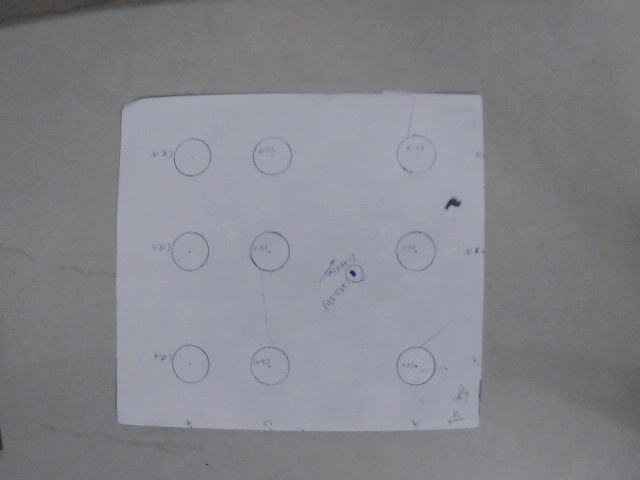
#> input picture DIP/Camera Calibration/9_circle.jpg, 640 x 480 px
$ python detect_circles_img.py
#> lines starting #> are read from the running program, lines starting #| are printed output that depends on the picture; after the words box and inside, x2 and y2 are one past the last pixel; in counts of white or black regions, pixels touching at a corner belong together
import cv2
import numpy as np

def onChange(x):
    pass
# Load the image
image = cv2.imread('./9_circle.jpg')
#> image is the input picture: shape (480, 640, 3); mean B, G, R 139.2, 133.1, 132.4
gray = cv2.cvtColor(image, cv2.COLOR_BGR2GRAY)
blur = cv2.GaussianBlur(gray,(5,5),0)
cv2.namedWindow("Win1")
cv2.createTrackbar("thres1","Win1",82,300,onChange)
cv2.createTrackbar("thres2","Win1",12,300,onChange)
# (82,12) -> 5
#(53,6) -> 7
# Blur to reduce noise

canny  = cv2.Canny(blur,82,12)
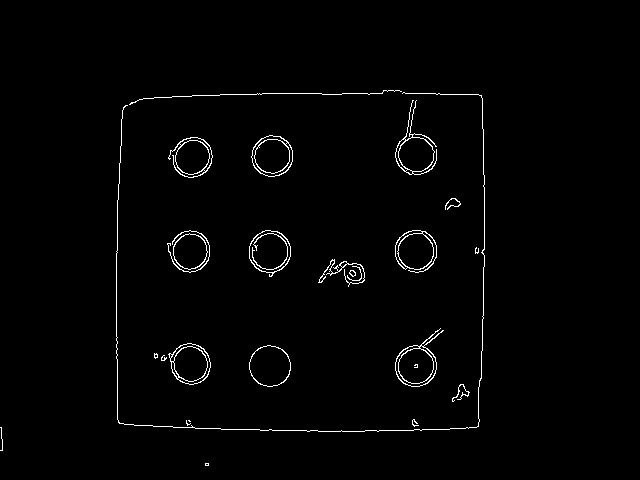
#> canny: shape (480, 640); 1.4% white in thin lines or dots, all inside (x1, y1, x2, y2) = (0, 90, 485, 466)
# cv2.imshow("canny",canny)
_, thresh = cv2.threshold(gray, 100, 255, cv2.THRESH_BINARY_INV)
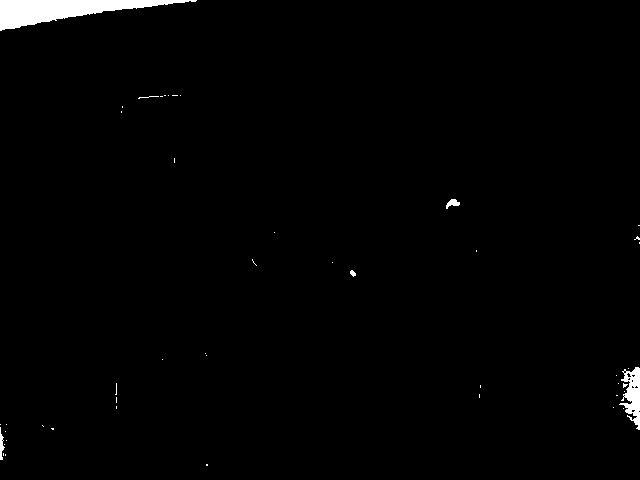
#> thresh: shape (480, 640); 1.2% white; 47 white regions (41 under 20 px)
# [8 lines of commented-out code are left out]

contours, _ = cv2.findContours(canny, cv2.RETR_EXTERNAL, cv2.CHAIN_APPROX_SIMPLE)
#> contours = 25 contours, 13 with area under 20; largest, box (x1, y1, x2, y2) and area: (249, 230, 291, 277) 1382, (395, 328, 444, 387) 1358, (249, 345, 291, 387) 1320, (251, 135, 293, 177) 1316, (168, 343, 211, 385) 1273

for contour in contours:
    # Filter by area to ignore noise
    area = cv2.contourArea(contour)
    if area < 100:
        continue

    # Draw contour
    cv2.drawContours(image, [contour], -1, (0, 255, 0), 2)

    # Calculate moments and center
    M = cv2.moments(contour)
    if M["m00"] != 0:
        cx = int(M["m10"] / M["m00"])
        cy = int(M["m01"] / M["m00"])

        # Draw the center point
        cv2.circle(image, (cx, cy), 4, (0, 0, 255), -1)

        # Put text with coordinates
        coord_text = f"({cx}, {cy})"
        cv2.putText(image, coord_text, (cx + 10, cy - 10),
                    cv2.FONT_HERSHEY_SIMPLEX, 0.5, (255, 0, 0), 2)
    else:
        continue
#> this loop made 25 passes
#> (area, cx, cy) on passes 9, 10, 11, 16, 17, 18, 21, 22, 23: (1319.5, 269, 365), (1273, 189, 363), (1357.5, 415, 365), (935, 189, 251), (1204, 414, 250), (1382, 269, 251), (1095.5, 193, 155), (1315.5, 271, 155), (1115.5, 414, 154)
#> area on passes 12, 14, 19: 26.5, 65, 36
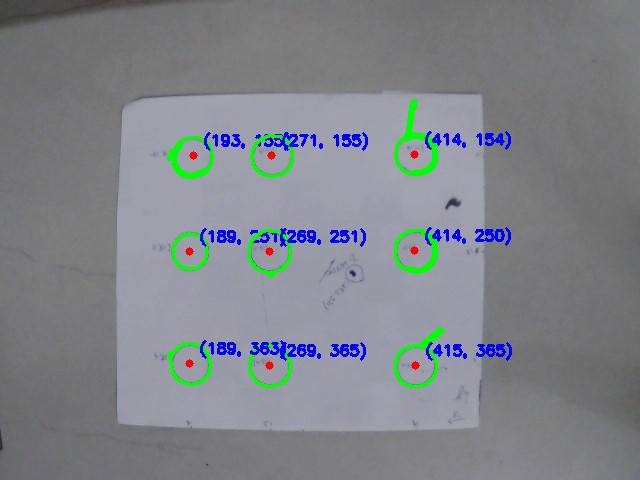
#> image: shape (480, 640, 3); 3.29% of pixels changed, all inside (x1, y1, x2, y2) = (167, 99, 512, 388)

# Show the result
cv2.imshow("Circles with Centers", image)
cv2.waitKey(0)
cv2.destroyAllWindows()
